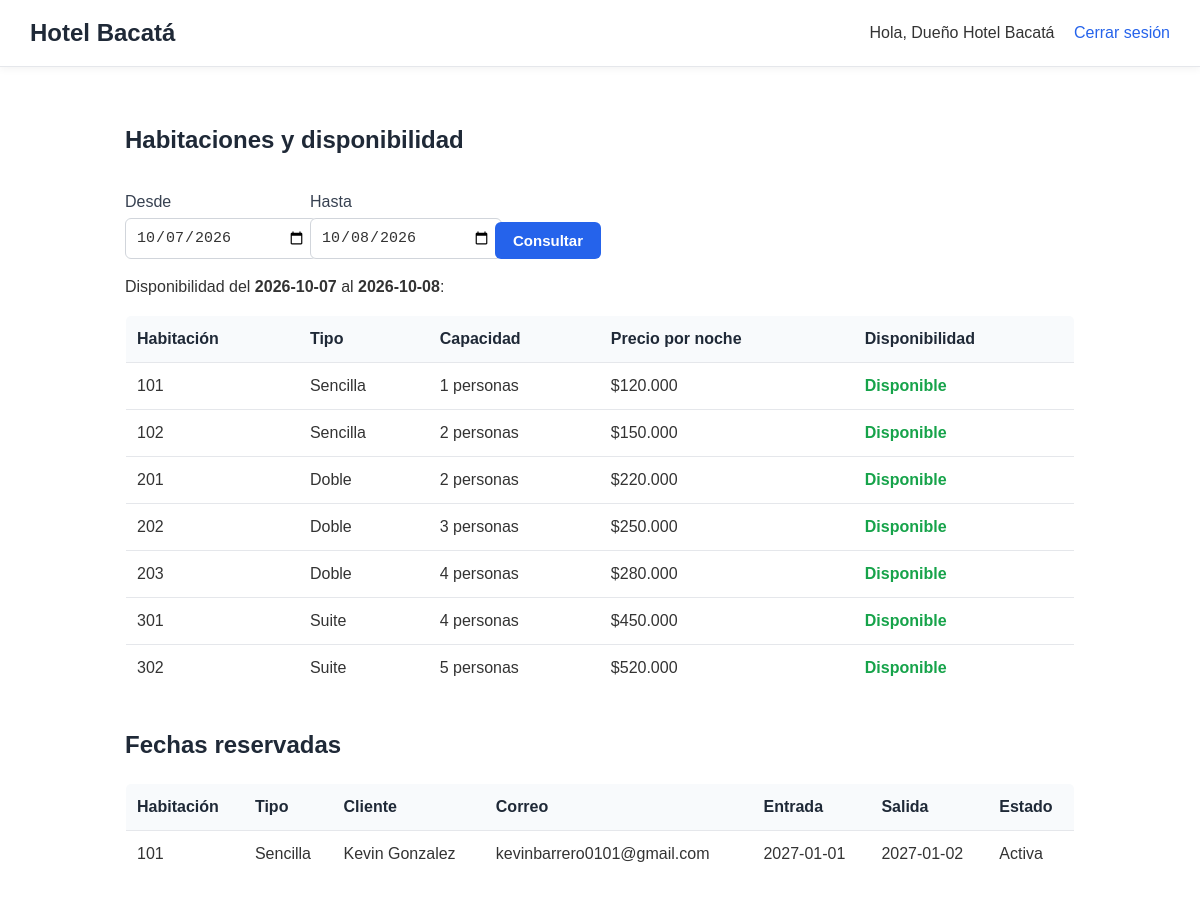
The app's page /dueno (signed in), older data.
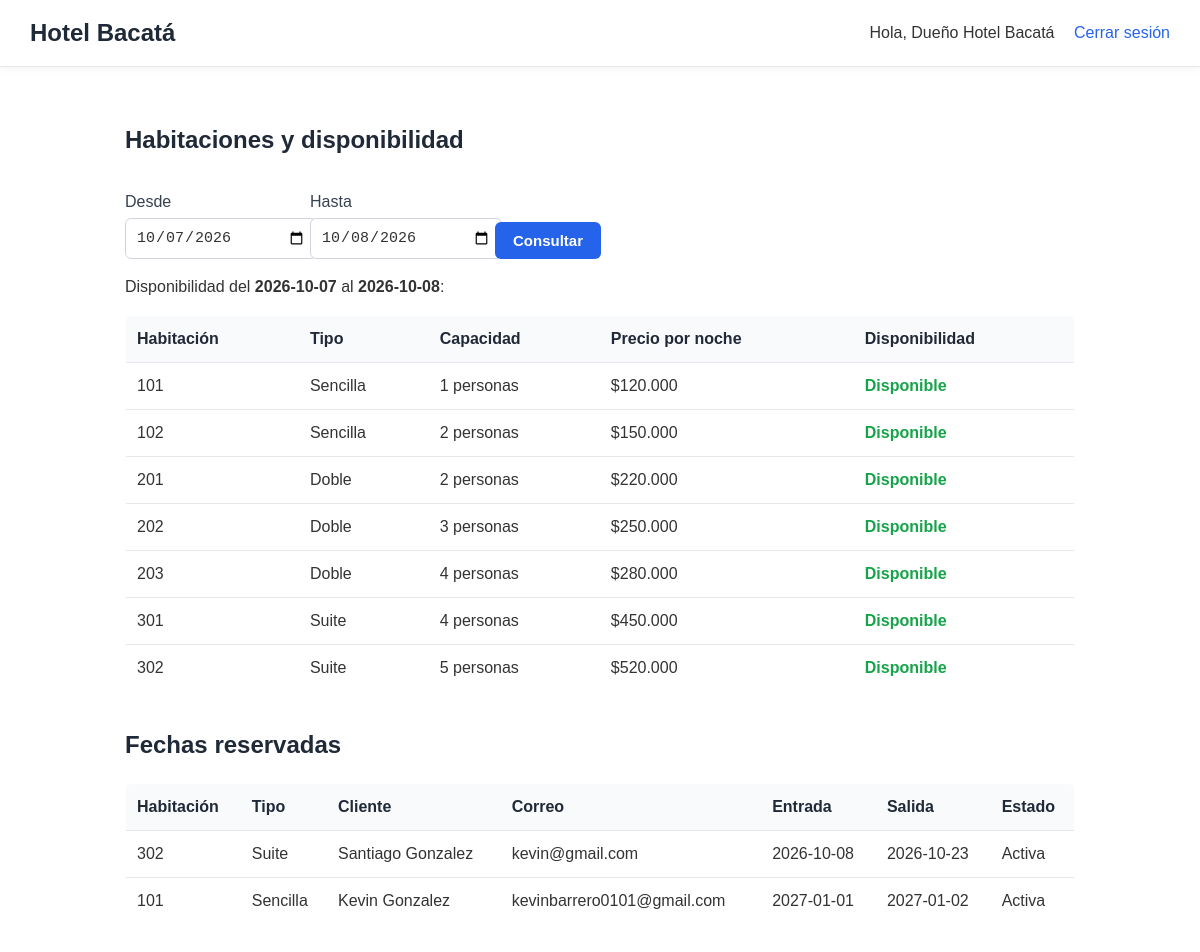
The same page, newer data.
### tables this page shows
CREATE TABLE habitaciones (
            id INTEGER PRIMARY KEY AUTOINCREMENT,
            numero TEXT NOT NULL UNIQUE,
            tipo TEXT NOT NULL,
            capacidad INTEGER NOT NULL,
            precio INTEGER NOT NULL
        );

CREATE TABLE reservas (
            id INTEGER PRIMARY KEY AUTOINCREMENT,
            usuario_id INTEGER NOT NULL REFERENCES usuarios(id),
            habitacion_id INTEGER NOT NULL REFERENCES habitaciones(id),
            entrada TEXT NOT NULL,
            salida TEXT NOT NULL,
            estado TEXT NOT NULL DEFAULT 'activa'  -- 'activa' o 'cancelada'
        );

CREATE TABLE usuarios (
            id INTEGER PRIMARY KEY AUTOINCREMENT,
            nombre TEXT NOT NULL,
            email TEXT NOT NULL UNIQUE,
            password TEXT NOT NULL,
            rol TEXT NOT NULL DEFAULT 'cliente'   -- 'cliente' o 'dueno'
        );

### app.py (the view)
@app.route("/dueno")
@login_requerido("dueno")
def panel_dueno():
    db = get_db()
    hoy = date.today()
    entrada_txt = request.args.get("entrada", hoy.isoformat())
    salida_txt = request.args.get("salida", "")
    entrada = leer_fecha(entrada_txt)
    salida = leer_fecha(salida_txt)
    if entrada is None:
        flash("Fecha no válida, se muestra la disponibilidad de hoy.")
        entrada = hoy
    if salida is None or salida <= entrada:
        salida = date.fromordinal(entrada.toordinal() + 1)
    habitaciones = db.execute("SELECT * FROM habitaciones ORDER BY numero").fetchall()
    estado = []
    for h in habitaciones:
        libre = habitacion_esta_libre(db, h["id"], entrada.isoformat(), salida.isoformat())
        estado.append({"hab": h, "libre": libre})
    reservas = db.execute(
        """SELECT r.*, h.numero, h.tipo, u.nombre AS cliente, u.email
           FROM reservas r
           JOIN habitaciones h ON h.id = r.habitacion_id
           JOIN usuarios u ON u.id = r.usuario_id
           ORDER BY r.entrada, h.numero"""
    ).fetchall()
    return render_template("dueno.html", estado=estado, reservas=reservas,
                           entrada=entrada.isoformat(), salida=salida.isoformat())

### app.py (called while the page is built)
def get_db():
    if "db" not in g:
        g.db = sqlite3.connect(DATABASE)
        g.db.row_factory = sqlite3.Row
    return g.db

@app.teardown_appcontext
def cerrar_db(error):
    db = g.pop("db", None)
    if db is not None:
        db.close()

@app.template_filter("cop")
def formato_cop(valor):
    return "$" + f"{valor:,.0f}".replace(",", ".")

def leer_fecha(texto):
    try:
        return datetime.strptime(texto, "%Y-%m-%d").date()
    except (ValueError, TypeError):
        return None

def habitacion_esta_libre(db, habitacion_id, entrada, salida):
    choque = db.execute(
        """SELECT 1 FROM reservas
           WHERE habitacion_id = ? AND estado = 'activa'
             AND entrada < ? AND salida > ?""",
        (habitacion_id, salida, entrada),
    ).fetchone()
    return choque is None

def login_requerido(rol):
    def decorador(funcion):
        @wraps(funcion)
        def envoltura(*args, **kwargs):
            if "usuario_id" not in session:
                flash("Inicia sesión para continuar.")
                return redirect(url_for("login"))
            if session.get("rol") != rol:
                flash("No tienes permiso para entrar a esa página.")
                return redirect(url_for("inicio"))
            return funcion(*args, **kwargs)
        return envoltura
    return decorador

### templates/dueno.html (shortened to what this page needs)
{% extends "base.html" %}
{% block contenido %}
<h2>Habitaciones y disponibilidad</h2>
<form method="get" class="formulario en-linea">
  <div>
    <label for="entrada">Desde</label>
    <input type="date" id="entrada" name="entrada" value="{{ entrada }}" required>
  </div>
  <div>
    <label for="salida">Hasta</label>
    <input type="date" id="salida" name="salida" value="{{ salida }}" required>
  </div>
  <button type="submit">Consultar</button>
</form>
<p>Disponibilidad del <strong>{{ entrada }}</strong> al <strong>{{ salida }}</strong>:</p>
<table>
  <tr>
    <th>Habitación</th>
    <th>Tipo</th>
    <th>Capacidad</th>
    <th>Precio por noche</th>
    <th>Disponibilidad</th>
  </tr>
  {% for e in estado %}
  <tr>
    <td>{{ e.hab['numero'] }}</td>
    <td>{{ e.hab['tipo'] }}</td>
    <td>{{ e.hab['capacidad'] }} personas</td>
    <td>{{ e.hab['precio'] | cop }}</td>
    <td>
      {% if e.libre %}
        <span class="libre">Disponible</span>
      {% else %}
        <span class="ocupada">Reservada</span>
      {% endif %}
    </td>
  </tr>
  {% endfor %}
</table>
<h2>Fechas reservadas</h2>
{% if reservas %}
  <table>
    <tr>
      <th>Habitación</th>
      <th>Tipo</th>
      <th>Cliente</th>
      <th>Correo</th>
      <th>Entrada</th>
      <th>Salida</th>
      <th>Estado</th>
    </tr>
    {% for r in reservas %}
    <tr class="{{ 'cancelada' if r['estado'] == 'cancelada' }}">
      <td>{{ r['numero'] }}</td>
      <td>{{ r['tipo'] }}</td>
      <td>{{ r['cliente'] }}</td>
      <td>{{ r['email'] }}</td>
      <td>{{ r['entrada'] }}</td>
      <td>{{ r['salida'] }}</td>
      <td>{{ r['estado'] | capitalize }}</td>
    </tr>
    {% endfor %}
  </table>
{% else %}
  <p>Todavía no hay reservas.</p>
{% endif %}
{% endblock %}

### templates/base.html (shortened to what this page needs)
<!DOCTYPE html>
<html lang="es">
<head>
  <link rel="stylesheet" href="{{ url_for('static', filename='style.css') }}">
</head>
<body>
  <header>
    <h1>Hotel Bacatá</h1>
    <nav>
      {% if session.get('usuario_id') %}
        <span>Hola, {{ session['nombre'] }}</span>
        <a href="{{ url_for('logout') }}">Cerrar sesión</a>
      {% else %}
        <a href="{{ url_for('login') }}">Iniciar sesión</a>
        <a href="{{ url_for('registro') }}">Registrarse</a>
      {% endif %}
    </nav>
  </header>
  <main>
    {% block contenido %}{% endblock %}
  </main>
</body>
</html>

### static/style.css (style rules this page uses)
body { margin: 0; font-family: Arial, Helvetica, sans-serif; background: #ffffff; color: #333333; line-height: 1.5; }
header { display: flex; justify-content: space-between; align-items: center; flex-wrap: wrap; gap: 10px; padding: 15px 30px; background: #ffffff; border-bottom: 1px solid #e5e7eb; box-shadow: 0 2px 8px rgba(0, 0, 0, 0.05); }
header h1 { margin: 0; font-size: 24px; color: #1f2937; }
nav a { margin-left: 15px; }
a { color: #2563eb; text-decoration: none; }
main { max-width: 950px; margin: 0 auto; padding: 20px; }
h2 { color: #1f2937; margin-top: 35px; }
.formulario { max-width: 380px; margin: 15px 0; }
.formulario label { display: block; margin: 12px 0 4px; color: #374151; font-weight: 500; }
input { width: 100%; padding: 10px; background: #ffffff; color: #333333; border: 1px solid #d1d5db; border-radius: 6px; font-size: 15px; outline: none; }
button { margin-top: 15px; padding: 10px 18px; background: #2563eb; color: #ffffff; border: none; border-radius: 6px; font-size: 15px; font-weight: bold; cursor: pointer; transition: 0.2s; }
.en-linea { display: flex; flex-wrap: wrap; gap: 15px; align-items: flex-end; max-width: none; }
.en-linea div { width: 170px; }
.en-linea button { margin-top: 0; }
table { width: 100%; border-collapse: collapse; margin: 15px 0; background: #ffffff; border: 1px solid #e5e7eb; border-radius: 6px; overflow: hidden; }
th, td { padding: 11px; border-bottom: 1px solid #e5e7eb; text-align: left; }
th { background: #f8fafc; color: #1f2937; font-weight: bold; }
.libre { color: #16a34a; font-weight: bold; }

Row changes from the older to the newer data that the page shows:
added reservas: numero "302", tipo "Suite", cliente "Santiago Gonzalez", email "kevin@gmail.com", entrada "2026-10-08", salida "2026-10-23", estado "Activa"
